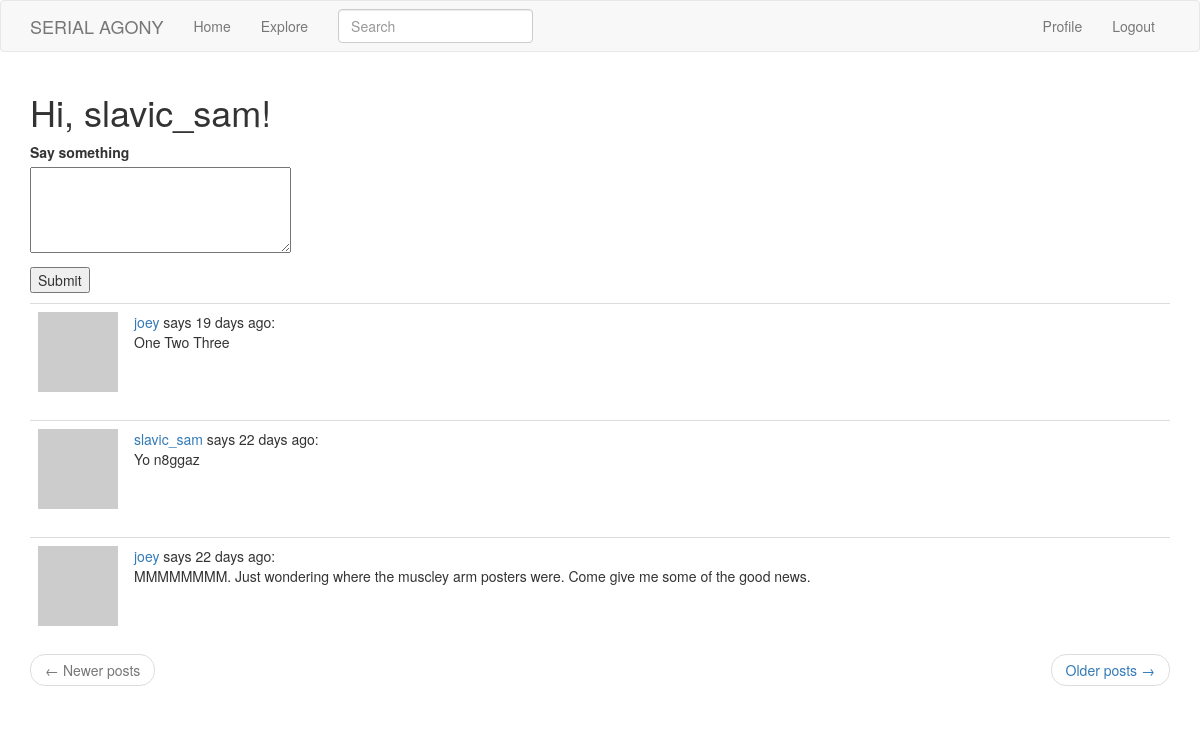
The page /index (signed in) on the database its author committed.
### app/models.py (models this page shows, shortened)
class User(UserMixin, db.Model):
    id = db.Column(db.Integer, primary_key=True)
    username = db.Column(db.String(64), index=True, unique=True)
    email = db.Column(db.String(120), index=True, unique=True)
    password_hash = db.Column(db.String(128))
    posts = db.relationship('Post', backref='author', lazy='dynamic')
    about_me = db.Column(db.String(140))
    last_seen = db.Column(db.DateTime, default=datetime.utcnow)
    followed = db.relationship(
        'User', secondary=followers,
        primaryjoin=(followers.c.follower_id == id),
        secondaryjoin=(followers.c.followed_id == id),
        backref=db.backref('followers', lazy='dynamic'), lazy='dynamic')
    def avatar(self, size):
        digest = md5(self.email.lower().encode('utf-8')).hexdigest()
        return 'https://www.gravatar.com/avatar/{}?d=identicon&s={}'.format(
            digest, size)
    def followed_posts(self):
        followed = Post.query.join(
            followers, (followers.c.followed_id == Post.user_id)).filter(
                followers.c.follower_id == self.id)
        own = Post.query.filter_by(user_id=self.id)
        return followed.union(own).order_by(Post.timestamp.desc())

class SearchableMixin(object):
    @classmethod
    def before_commit(cls, session):
        session._changes = {
            'add': list(session.new),
            'update': list(session.dirty),
            'delete': list(session.deleted)
        }
    @classmethod
    def after_commit(cls, session):
        for obj in session._changes['add']:
            if isinstance(obj, SearchableMixin):
                add_to_index(obj.__tablename__, obj)
        for obj in session._changes['update']:
            if isinstance(obj, SearchableMixin):
                add_to_index(obj.__tablename__, obj)
        for obj in session._changes['delete']:
            if isinstance(obj, SearchableMixin):
                remove_from_index(obj.__tablename__, obj)
        session._changes = None

class Post(SearchableMixin, db.Model):
    __searchable__ = ['body']
    id = db.Column(db.Integer, primary_key=True)
    body = db.Column(db.String(140))
    timestamp = db.Column(db.DateTime, index=True, default=datetime.utcnow)
    user_id = db.Column(db.Integer, db.ForeignKey('user.id'))
    language = db.Column(db.String(5))

### app/routes.py (the view, shortened to what this page needs)
@app.route('/', methods=['GET', 'POST'])
@app.route('/index', methods=['GET', 'POST'])
@login_required
def index():
    form = PostForm()
    page = request.args.get('page', 1, type=int)
    posts = current_user.followed_posts().paginate(
        page, app.config['POSTS_PER_PAGE'], False)
    next_url = url_for('index', page=posts.next_num) \
        if posts.has_next else None
    prev_url = url_for('index', page=posts.prev_num) \
        if posts.has_prev else None
    return render_template('index.html', title='Home', form=form,
                           posts=posts.items, next_url=next_url,
                           prev_url=prev_url)

### app/forms.py
class SearchForm(FlaskForm):
    q = StringField(_l('Search'), validators=[DataRequired()])
    def __init__(self, *args, **kwargs):
        if 'formdata' not in kwargs:
            kwargs['formdata'] = request.args
        if 'csrf_enabled' not in kwargs:
            kwargs['csrf_enabled'] = False
        super(SearchForm, self).__init__(*args, **kwargs)

class PostForm(FlaskForm):
    post = TextAreaField('Say something', validators=[
        DataRequired(), Length(min=1, max=140)])
    submit = SubmitField('Submit')

### app/models.py (called while the page is built)
@login.user_loader
def load_user(id):
    return User.query.get(int(id))

### app/routes.py (called while the page is built)
@app.before_request
def before_request():
    if current_user.is_authenticated:
        current_user.last_seen = datetime.utcnow()
        db.session.commit()
        g.search_form = SearchForm()
    g.locale = str(get_locale())

### templates/index.html (shortened to what this page needs)
{% extends "base.html" %}
{% block app_content %}
    <h1>{{ _('Hi, %(username)s!', username=current_user.username) }}</h1>
    {% if form %}
    <form action="" method="post">
        <p>
            {{ form.post.label }}<br>
            {{ form.post(cols=32, rows=4) }}<br>
        </p>
        <p>{{ form.submit() }}</p>
    </form>
    {% endif %}
    {% for post in posts %}
        {% include '_post.html' %}
    {% endfor %}
    <nav aria-label="...">
        <ul class="pager">
            <li class="previous{% if not prev_url %} disabled{% endif %}">
                <a href="{{ prev_url or '#' }}">
                    <span aria-hidden="true">&larr;</span> Newer posts
                </a>
            </li>
            <li class="next{% if not next_url %} disabled{% endif %}">
                <a href="{{ next_url or '#' }}">
                    Older posts <span aria-hidden="true">&rarr;</span>
                </a>
            </li>
        </ul>
    </nav>
{% endblock %}

### templates/_post.html (shortened to what this page needs)
<table class="table table-hover">
    <tr>
        <td width="70px">
            <a href="{{ url_for('user', username=post.author.username) }}">
                <img src="{{ post.author.avatar(70) }}" />
            </a>
        </td>
        <td>
            <a href="{{ url_for('user', username=post.author.username) }}">
                {{ post.author.username }}
            </a>
            says {{ moment(post.timestamp).fromNow() }}:
            <br>
            <span id="post{{ post.id }}">
                {{ post.body }}
            </span>
        </td>
    </tr>
  </table>

### rows shown on the page
Post: author.username "joey", timestamp "19 days ago", body "One Two Three"
Post: author.username "slavic_sam", timestamp "22 days ago", body "Yo n8ggaz"
Post: author.username "joey", timestamp "22 days ago", body "MMMMMMMM. Just wondering where the muscley arm posters were. Come give me some of the good news."
